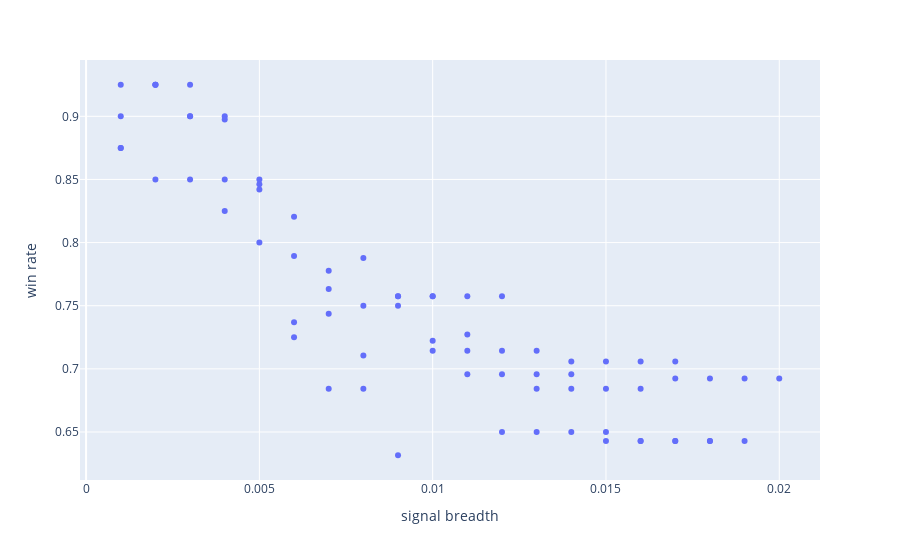

Notebook code for this chart:
### Code cell
df_grid_search_res['scatter label'] = list(trade_res.keys())

import plotly.express as px
fig = px.scatter(df_grid_search_res,x='signal breadth', y='win rate',
                # marginal_x="histogram",
                # text=df_grid_search_res['scatter label'].tolist()
                )
fig.show()
# tmp_grid_res.plot.scatter(x='signal breadth',y='win rate',s=10)

### Figure 1 — Plotly figure (JSON) as saved in the notebook; plotly's stock layout.template omitted (floating-point values rounded to 4 significant figures)
{"data": [{"hovertemplate": "signal breadth=%{x}<br>win rate=%{y}<extra></extra>", "legendgroup": "", "marker": {"color": "#636efa", "symbol": "circle"}, "mode": "markers", "name": "", "orientation": "v", "showlegend": false, "type": "scatter", "x": [0.001, 0.002, 0.001, 0.003, 0.002, 0.001, 0.004, 0.003, 0.002, 0.001, 0.005, 0.004, 0.003, 0.002, 0.006, 0.005, 0.004, 0.003, 0.007, 0.006, 0.005, 0.004, 0.008, 0.007, 0.006, 0.005, 0.009, 0.008, 0.007, 0.006, 0.01, 0.009, 0.008, 0.007, 0.011, 0.01, 0.009, 0.008, 0.012, 0.011, 0.01, 0.009, 0.013, 0.012, 0.011, 0.01, 0.014, 0.013, 0.012, 0.011, 0.015, 0.014, 0.013, 0.012, 0.016, 0.015, 0.014, 0.013, 0.017, 0.016, 0.015, 0.014, 0.018, 0.017, 0.016, 0.015, 0.019, 0.018, 0.017, 0.016, 0.02, 0.019, 0.018, 0.017], "xaxis": "x", "y": [0.875, 0.85, 0.9, 0.85, 0.925, 0.875, 0.825, 0.925, 0.925, 0.925, 0.8, 0.9, 0.9, 0.925, 0.725, 0.85, 0.85, 0.9, 0.7436, 0.8205, 0.8462, 0.8974, 0.7105, 0.7632, 0.7895, 0.8421, 0.6316, 0.6842, 0.6842, 0.7368, 0.7222, 0.75, 0.75, 0.7778, 0.7273, 0.7576, 0.7576, 0.7879, 0.7576, 0.7576, 0.7576, 0.7576, 0.7143, 0.7143, 0.7143, 0.7143, 0.6957, 0.6957, 0.6957, 0.6957, 0.65, 0.65, 0.65, 0.65, 0.6842, 0.6842, 0.6842, 0.6842, 0.7059, 0.7059, 0.7059, 0.7059, 0.6429, 0.6429, 0.6429, 0.6429, 0.6429, 0.6429, 0.6429, 0.6429, 0.6923, 0.6923, 0.6923, 0.6923], "yaxis": "y"}], "layout": {"legend": {"tracegroupgap": 0}, "margin": {"t": 60}, "xaxis": {"anchor": "y", "domain": [0, 1], "title": {"text": "signal breadth"}}, "yaxis": {"anchor": "x", "domain": [0, 1], "title": {"text": "win rate"}}}}
